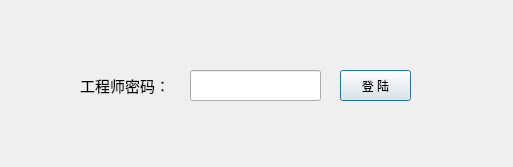
<?xml version="1.0" encoding="UTF-8"?>
<ui version="4.0">
 <class>EngineerDialog</class>
 <widget class="QDialog" name="EngineerDialog">
  <property name="geometry">
   <rect>
    <x>0</x>
    <y>0</y>
    <width>513</width>
    <height>167</height>
   </rect>
  </property>
  <property name="windowTitle">
   <string>请输入密码</string>
  </property>
  <property name="windowIcon">
   <iconset resource="HXQ.qrc">
    <normaloff>:/logo/Resources/fivision.ico</normaloff>:/logo/Resources/fivision.ico</iconset>
  </property>
  <widget class="QLabel" name="label">
   <property name="geometry">
    <rect>
     <x>80</x>
     <y>60</y>
     <width>101</width>
     <height>51</height>
    </rect>
   </property>
   <property name="font">
    <font>
     <family>微软雅黑</family>
     <pointsize>11</pointsize>
     <weight>50</weight>
     <bold>false</bold>
    </font>
   </property>
   <property name="text">
    <string>工程师密码：</string>
   </property>
  </widget>
  <widget class="QLineEdit" name="lineEdit">
   <property name="geometry">
    <rect>
     <x>190</x>
     <y>70</y>
     <width>131</width>
     <height>31</height>
    </rect>
   </property>
   <property name="echoMode">
    <enum>QLineEdit::Password</enum>
   </property>
  </widget>
  <widget class="QPushButton" name="pushButton">
   <property name="geometry">
    <rect>
     <x>340</x>
     <y>70</y>
     <width>71</width>
     <height>31</height>
    </rect>
   </property>
   <property name="text">
    <string>登 陆</string>
   </property>
  </widget>
  <widget class="QLabel" name="label_error">
   <property name="geometry">
    <rect>
     <x>420</x>
     <y>60</y>
     <width>101</width>
     <height>51</height>
    </rect>
   </property>
   <property name="font">
    <font>
     <family>微软雅黑</family>
     <pointsize>11</pointsize>
     <weight>50</weight>
     <bold>false</bold>
    </font>
   </property>
   <property name="styleSheet">
    <string notr="true">color: rgb(255, 0, 0);</string>
   </property>
   <property name="text">
    <string/>
   </property>
  </widget>
 </widget>
 <resources>
  <include location="HXQ.qrc"/>
  <include location="HXQ.qrc"/>
 </resources>
 <connections/>
</ui>
